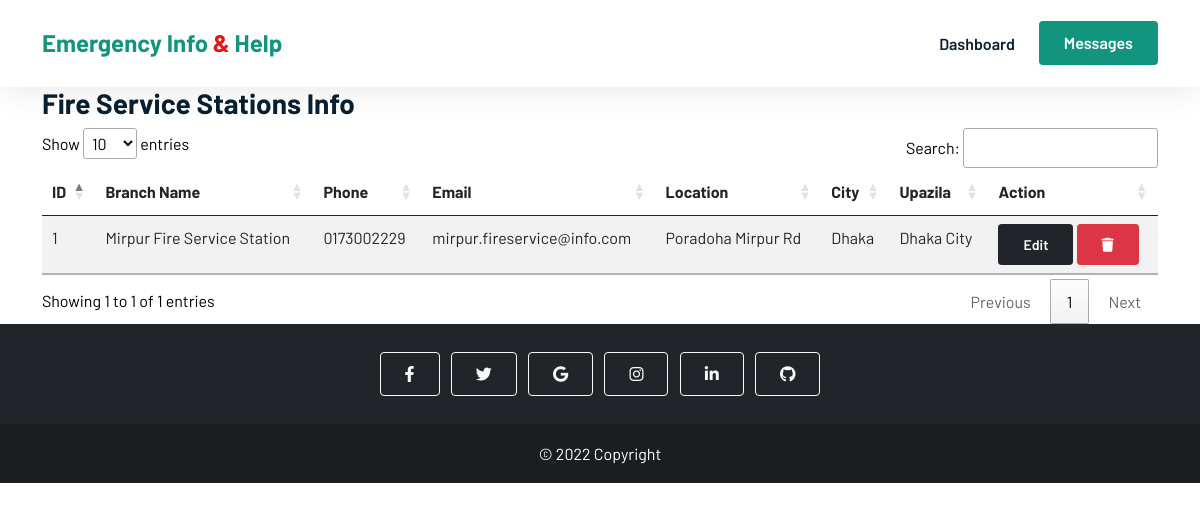
Before: /admin/fire_service_info.php (signed in) with the older database file.
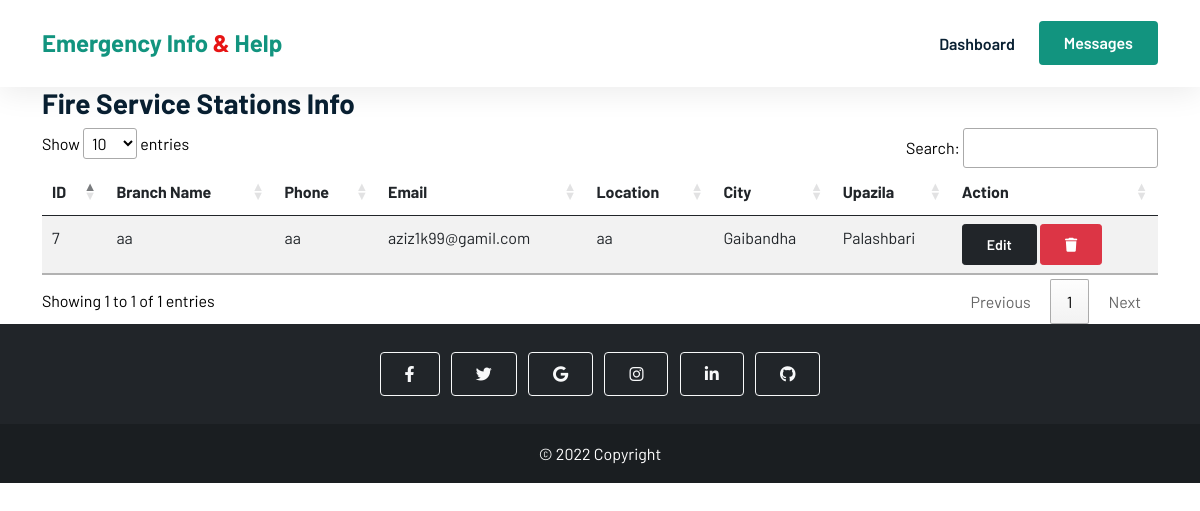
After: the same page with the newer database file.
### tables this page shows
CREATE TABLE `fire_services` (
  `id` int(255) NOT NULL,
  `branch_name` varchar(255) NOT NULL,
  `phone` varchar(32) NOT NULL,
  `email` varchar(32) NOT NULL,
  `location` varchar(255) NOT NULL,
  `division` varchar(32) NOT NULL,
  `city` varchar(32) NOT NULL,
  `upazila` varchar(32) NOT NULL
);

### admin/fire_service_info.php (the view, shortened to what this page needs)
<?php
include_once './admin_includes/db.php';
$sql = "SELECT * FROM `fire_services`";
$results = $con->query($sql);
?>
<!DOCTYPE html>
<html lang="en">
<head>
    <link href="https://cdn.jsdelivr.net/npm/bootstrap@5.0.2/dist/css/bootstrap.min.css" rel="stylesheet" />
    <link rel="stylesheet" href="https://cdnjs.cloudflare.com/ajax/libs/font-awesome/6.1.1/css/all.min.css" />
    <link rel="stylesheet" href="//cdn.datatables.net/1.12.1/css/jquery.dataTables.min.css">
    <link rel="stylesheet" href="../css/style.css" />
</head>
<body>
    <header class="sticky-top">
        <nav class="navbar navbar-expand-lg  bg-white">
            <div class="container">
                <a class="navbar-brand" href="./admin_dashboard.php">Emergency Info <span>&</span> Help</a>
                <div class="collapse navbar-collapse" id="navbarNavDropdown">
                    <ul class="navbar-nav ms-auto">
                        <li class="nav-item">
                            <a class="nav-link" aria-current="page" href="./admin_dashboard.php">Dashboard</a>
                        </li>
                    </ul>
                    <a href="messages.php" class="btn btn-brand ms-lg-3">Messages</a>
                </div>
            </div>
        </nav>
    </header>
    <main>
        <div class="container">
            <h3>Fire Service Stations Info</h3>
            <div>
                <table class="table table-striped" id="messages">
                    <thead>
                        <tr>
                            <th scope="col">ID</th>
                            <th scope="col">Branch Name</th>
                            <th scope="col">Phone</th>
                            <th scope="col">Email</th>
                            <th scope="col">Location</th>
                            <th scope="col">City</th>
                            <th scope="col">Upazila</th>
                            <th scope="col">Action</th>
                        </tr>
                    </thead>
                    <tbody>
                        <?php while ($row = $results->fetch_assoc()) : ?>
                            <tr>
                                <td><?php echo $row['id'] ?></td>
                                <td><?php echo $row['branch_name'] ?></td>
                                <td><?php echo $row['phone'] ?></td>
                                <td><?php echo $row['email'] ?></td>
                                <td><?php echo $row['location'] ?></td>
                                <td><?php echo $row['city'] ?></td>
                                <td><?php echo $row['upazila'] ?></td>
                                <td>
                                    <button type="button" class="btn btn-sm btn-dark" data-bs-toggle="modal" data-bs-target="#editFire_<?php echo $row['id'] ?>">
                                        Edit
                                    </button>
                                    <button class='delete btn btn-sm btn-danger' id="<?php echo $row['id'] ?>"><i class=" fa-solid fa-trash"></i></button>
                                </td>
                            </tr>
                        <?php endwhile ?>
                    </tbody>
                </table>
            </div>
        </div>
    </main>
    <footer class="bg-dark text-center text-white">
        <div class="container p-4 pb-0">
            <section class="mb-4">
                <a class="btn btn-outline-light btn-floating m-1" href="#!" role="button"><i class="fab fa-facebook-f"></i></a>
                <a class="btn btn-outline-light btn-floating m-1" href="#!" role="button"><i class="fab fa-twitter"></i></a>
                <a class="btn btn-outline-light btn-floating m-1" href="#!" role="button"><i class="fab fa-google"></i></a>
                <a class="btn btn-outline-light btn-floating m-1" href="#!" role="button"><i class="fab fa-instagram"></i></a>
                <a class="btn btn-outline-light btn-floating m-1" href="#!" role="button"><i class="fab fa-linkedin-in"></i></a>
                <a class="btn btn-outline-light btn-floating m-1" href="#!" role="button"><i class="fab fa-github"></i></a>
            </section>
        </div>
        <div class="text-center p-3 footer-last">
            © 2022 Copyright
        </div>
    </footer>
</body>
</html>

Changed rows visible on the page:
removed fire_services: id "1", branch_name "Mirpur Fire Service Station", phone "0173002229", email "mirpur.fireservice@info.com", location "Poradoha Mirpur Rd", city "Dhaka", upazila "Dhaka City"
added fire_services: id "7", branch_name "aa", phone "aa", email "aziz1k99@gamil.com", location "aa", city "Gaibandha", upazila "Palashbari"
